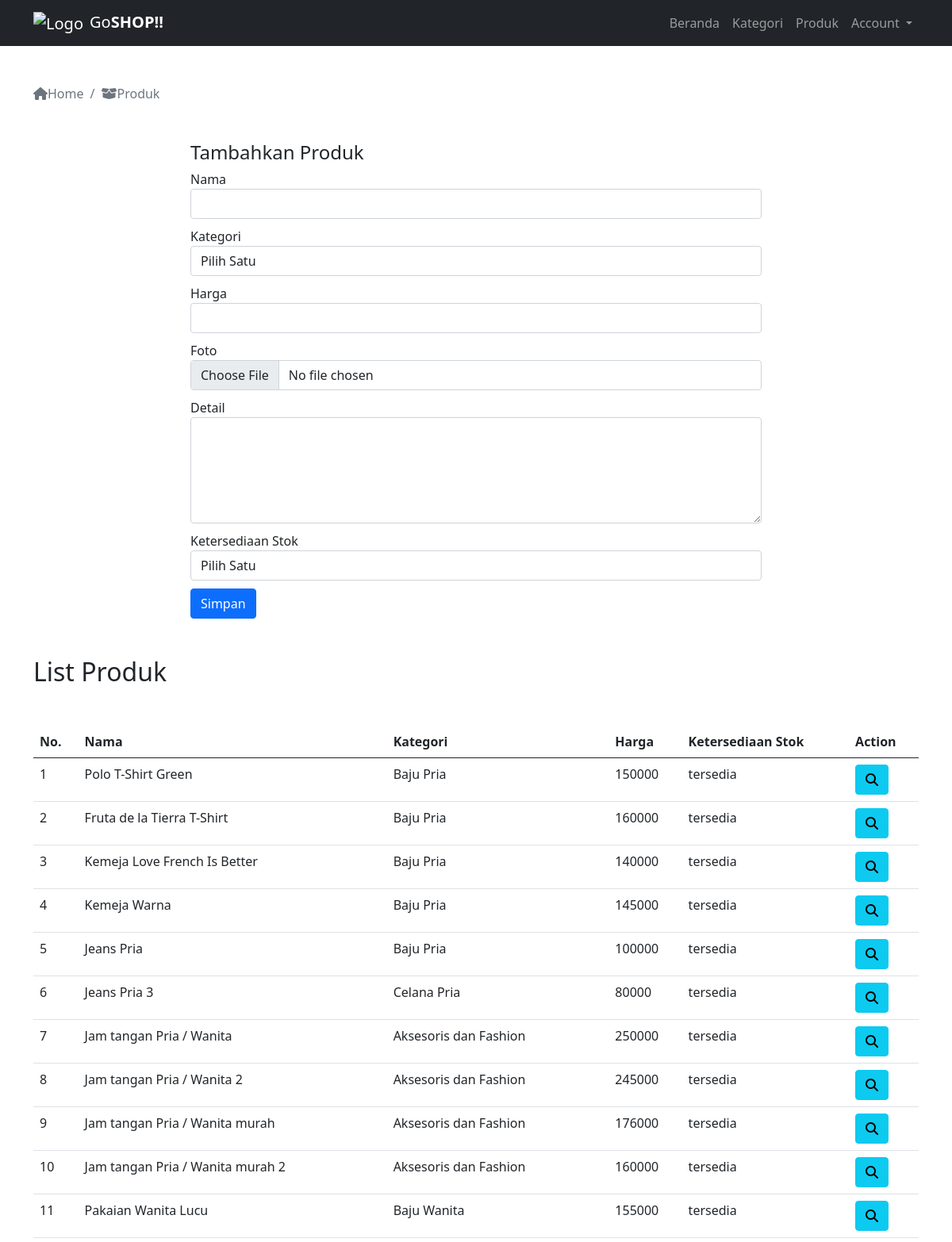
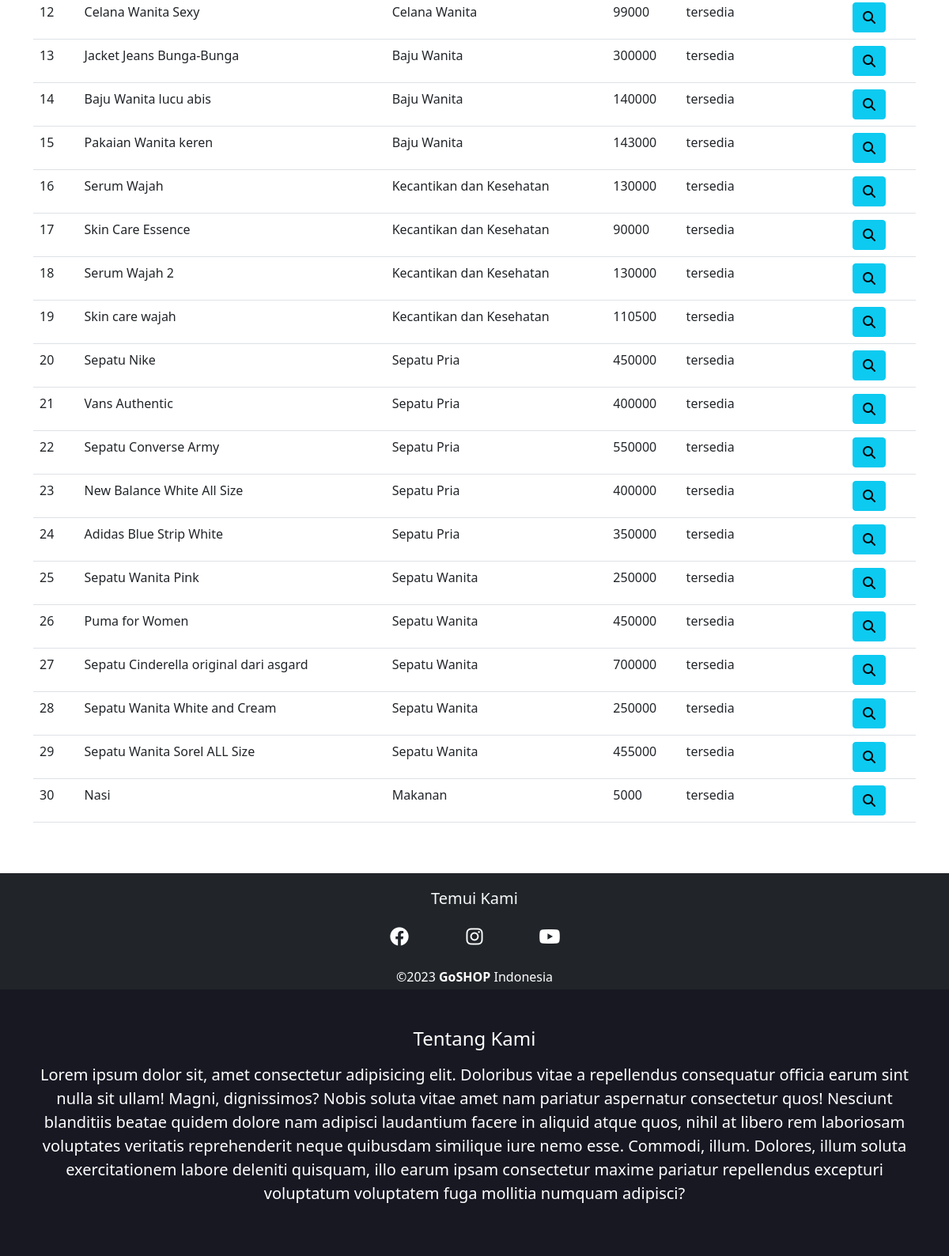
Screenshot of /goshop/adminpanel/produk.php (signed in) with the database file from the repository (2 pictures, top to bottom).
### tables this page shows
CREATE TABLE `produk` (
  `id` int(11) NOT NULL,
  `kategori_id` int(11) DEFAULT NULL,
  `nama` varchar(255) NOT NULL,
  `harga` double DEFAULT NULL,
  `foto` varchar(255) DEFAULT NULL,
  `detail` text DEFAULT NULL,
  `stok` enum('habis','tersedia') DEFAULT 'tersedia'
);

CREATE TABLE `kategori` (
  `id` int(11) NOT NULL,
  `nama` varchar(255) DEFAULT NULL
);

### goshop/adminpanel/produk.php (the view, shortened to what this page needs)
<?php
require "../koneksi.php";
$query = mysqli_query($con, "SELECT a.*, b.nama AS nama_kategori FROM produk a JOIN kategori b ON a.kategori_id=b.id");
$jumlahProduk = mysqli_num_rows($query);
?>
<!DOCTYPE html>
<html lang="en">
<head>
    <link href="https://cdn.jsdelivr.net/npm/bootstrap@5.0.2/dist/css/bootstrap.min.css" rel="stylesheet">
    <link rel="stylesheet" href="../fontawesome/css/all.min.css">
    <link rel="stylesheet" href="../css/style.css">
</head>
<body>
    <nav class="navbar navbar-expand-lg navbar-dark bg-dark">
        <div class="container">
            <a class="navbar-brand" href="index.php">
                <img src="../assets/nav-bar item/shopping-cart.png" alt="Logo" width="50" height="50" class="me-2">Go<strong>SHOP!!</strong></a>
            <div class="collapse navbar-collapse" id="navbarNav">
                <ul class="navbar-nav ms-auto">
                    <li class="nav-item">
                        <a class="nav-link" aria-current="page" href="index.php">Beranda</a>
                    </li>
                    <li class="nav-item">
                        <a class="nav-link" aria-current="page" href="kategori.php">Kategori</a>
                    </li>
                    <li class="nav-item">
                        <a class="nav-link" aria-current="page" href="produk.php">Produk</a>
                    </li>
                    <li class="nav-item dropdown">
                        <a class="nav-link dropdown-toggle" href="#" id="navbarScrollingDropdown" role="button" data-bs-toggle="dropdown" aria-expanded="false">
                            Account
                        </a>
                    </li>
                </ul>
            </div>
        </div>
    </nav>
    <div class="container mt-5">
        <nav aria-label="breadcrumb">
            <ol class="breadcrumb">
                <li class="breadcrumb-item active" aria-current="page">
                    <i class="fas fa-home"></i>Home
                </li>
                <li class="breadcrumb-item active" aria-current="page">
                    <i class="fas fa-box-open"></i>Produk
                </li>
            </ol>
        </nav>
        <div class="container my-5 col-12 col-md-8">
            <h4>Tambahkan Produk</h4>
            <form action="" method="post" enctype="multipart/form-data">
                <div>
                    <label for="nama">Nama</label>
                    <input type="text" id="nama" name="nama" class="form-control" autocomplete="off" autofocus required>
                </div>
                <div>
                    <label for="kategori">Kategori</label>
                    <select name="kategori" id="kategori" class="form-control" required>
                        <option value="">Pilih Satu</option>
                    </select>
                </div>
                <div>
                    <label for="harga">Harga</label>
                    <input type="number" class="form-control" name="harga" id="" required>
                </div>
                <div>
                    <label for="foto">Foto</label>
                    <input type="file" name="foto" id="foto" class="form-control">
                </div>
                <div>
                    <label for="detail">Detail</label>
                    <textarea name="detail" id="detail" cols="30" rows="5" class="form-control"></textarea>
                </div>
                <div>
                    <label for="stok">Ketersediaan Stok</label>
                    <select name="stok" id="stok" class="form-control">
                        <option value="">Pilih Satu</option>
                    </select>
                </div>
                <div>
                    <button type="submit" class="btn btn-primary" name="simpan">Simpan</button>
                </div>
            </form>
        </div>
        <div class=" mt-3">
            <h2>List Produk</h2>
            <div class="table-responsive mt-5 mb-5">
                <table class="table">
                    <thead>
                        <tr>
                            <th>No.</th>
                            <th>Nama</th>
                            <th>Kategori</th>
                            <th>Harga</th>
                            <th>Ketersediaan Stok</th>
                            <th>Action</th>
                        </tr>
                    </thead>
                    <tbody>
                        <?php if ($jumlahProduk == 0) {
                        ?>
                            <tr>
                                <td colspan=6 class="text-center">Data Tidak Ditemukan!</td>
                            </tr>
                            <?php
                        } else {
                            $jumlah = 1;
                            while ($data = mysqli_fetch_array($query)) {
                            ?>
                                <tr>
                                    <td><?php echo $jumlah++; ?></td>
                                    <td><?php echo $data['nama'] ?></td>
                                    <td><?php echo $data['nama_kategori'] ?></td>
                                    <td><?php echo $data['harga'] ?></td>
                                    <td><?php echo $data['stok'] ?></td>
                                    <td>
                                        <a href="produk-detail.php?p=<?php echo $data['id']; ?>" class="btn btn-info"><i class="fas fa-search"></i></a>
                                    </td>
                                </tr>
                        <?php
                            }
                        }
                        ?>
                    </tbody>
                </table>
            </div>
        </div>
    </div>
    <div class="container-fluid py-1 bg-dark text-align">
            <div class="container-fluid py-3 content-subscribe text-light">
                <div class="container">
                    <h5 class="text-center mb-4">Temui Kami</h5>
                    <div class="row justify-content-center">
                        <div class="col-sm-1 d-flex justify-content-center mb-2">
                            <a href="https://www.facebook.com/arikirikazuu"><i class="fab fa-facebook fs-4"></i></a>
                        </div>
                        <div class="col-sm-1 d-flex justify-content-center mb-2">
                            <a href="https://www.instagram.com/sihabcdefgh/"><i class="fab fa-instagram fs-4"></i></a>
                        </div>
                        <div class="col-sm-1 d-flex justify-content-center mb-2">
                            <a href="https://www.youtube.com/channel/UC7gUaDpBAa0qtPY1X0q4MvQ"><i class="fab fa-youtube fs-4"></i></a>
                        </div>
                    </div>
                </div>
            </div>
            <div class="container d-flex justify-content-center text-white">
                <label>&copy;2023 <strong>GoSHOP</strong> Indonesia</label>
            </div>
        </div>
        <div class="container-fluid warna3 py-5">
            <div class="container text-center">
                <h4 class="text-white">Tentang Kami</h4>
                <p class="text-white fs-5 mt-3">Lorem ipsum dolor sit, amet consectetur adipisicing elit. Doloribus vitae a repellendus consequatur officia earum sint nulla sit ullam! Magni, dignissimos? Nobis soluta vitae amet nam pariatur aspernatur consectetur quos! Nesciunt blanditiis beatae quidem dolore nam adipisci laudantium facere in aliquid atque quos, nihil at libero rem laboriosam voluptates veritatis reprehenderit neque quibusdam similique iure nemo esse. Commodi, illum. Dolores, illum soluta exercitationem labore deleniti quisquam, illo earum ipsam consectetur maxime pariatur repellendus excepturi voluptatum voluptatem fuga mollitia numquam adipisci?</p>
            </div>
        </div>
</body>
</html>

### goshop/css/style.css (style rules this page uses)
.warna3 { background-color: #181823; }
body { margin: 0; padding: 0; background-image: url("../assets/banner/bannerr-2.jpg"); background-size: cover; background-repeat: no-repeat; background-attachment: fixed; background-potition: center; }
.content-subscribe a { color: white; }

### goshop/adminpanel/produk.php (style rules this page uses)
form div { margin-bottom: 10px; }

### rows the page displays
produk: nama "Polo T-Shirt Green", kategori.nama "Baju Pria", harga "150000", stok "tersedia"
produk: nama "Fruta de la Tierra T-Shirt", kategori.nama "Baju Pria", harga "160000", stok "tersedia"
produk: nama "Kemeja Love French Is Better", kategori.nama "Baju Pria", harga "140000", stok "tersedia"
produk: nama "Kemeja Warna", kategori.nama "Baju Pria", harga "145000", stok "tersedia"
produk: nama "Jeans Pria", kategori.nama "Baju Pria", harga "100000", stok "tersedia"
produk: nama "Jeans Pria 3", kategori.nama "Celana Pria", harga "80000", stok "tersedia"
produk: nama "Jam tangan Pria / Wanita", kategori.nama "Aksesoris dan Fashion", harga "250000", stok "tersedia"
produk: nama "Jam tangan Pria / Wanita 2", kategori.nama "Aksesoris dan Fashion", harga "245000", stok "tersedia"
produk: nama "Jam tangan Pria / Wanita murah", kategori.nama "Aksesoris dan Fashion", harga "176000", stok "tersedia"
produk: nama "Jam tangan Pria / Wanita murah 2", kategori.nama "Aksesoris dan Fashion", harga "160000", stok "tersedia"
produk: nama "Pakaian Wanita Lucu", kategori.nama "Baju Wanita", harga "155000", stok "tersedia"
produk: nama "Celana Wanita Sexy", kategori.nama "Celana Wanita", harga "99000", stok "tersedia"
produk: nama "Jacket Jeans Bunga-Bunga", kategori.nama "Baju Wanita", harga "300000", stok "tersedia"
produk: nama "Baju Wanita lucu abis", kategori.nama "Baju Wanita", harga "140000", stok "tersedia"
produk: nama "Pakaian Wanita keren", kategori.nama "Baju Wanita", harga "143000", stok "tersedia"
produk: nama "Serum Wajah", kategori.nama "Kecantikan dan Kesehatan", harga "130000", stok "tersedia"
produk: nama "Skin Care Essence", kategori.nama "Kecantikan dan Kesehatan", harga "90000", stok "tersedia"
produk: nama "Serum Wajah 2", kategori.nama "Kecantikan dan Kesehatan", harga "130000", stok "tersedia"
produk: nama "Skin care wajah", kategori.nama "Kecantikan dan Kesehatan", harga "110500", stok "tersedia"
produk: nama "Sepatu Nike", kategori.nama "Sepatu Pria", harga "450000", stok "tersedia"
produk: nama "Vans Authentic", kategori.nama "Sepatu Pria", harga "400000", stok "tersedia"
produk: nama "Sepatu Converse Army", kategori.nama "Sepatu Pria", harga "550000", stok "tersedia"
produk: nama "New Balance White All Size", kategori.nama "Sepatu Pria", harga "400000", stok "tersedia"
produk: nama "Adidas Blue Strip White", kategori.nama "Sepatu Pria", harga "350000", stok "tersedia"
produk: nama "Sepatu Wanita Pink", kategori.nama "Sepatu Wanita", harga "250000", stok "tersedia"
produk: nama "Puma for Women", kategori.nama "Sepatu Wanita", harga "450000", stok "tersedia"
produk: nama "Sepatu Cinderella original dari asgard", kategori.nama "Sepatu Wanita", harga "700000", stok "tersedia"
produk: nama "Sepatu Wanita White and Cream", kategori.nama "Sepatu Wanita", harga "250000", stok "tersedia"
produk: nama "Sepatu Wanita Sorel ALL Size", kategori.nama "Sepatu Wanita", harga "455000", stok "tersedia"
produk: nama "Nasi", kategori.nama "Makanan", harga "5000", stok "tersedia"
